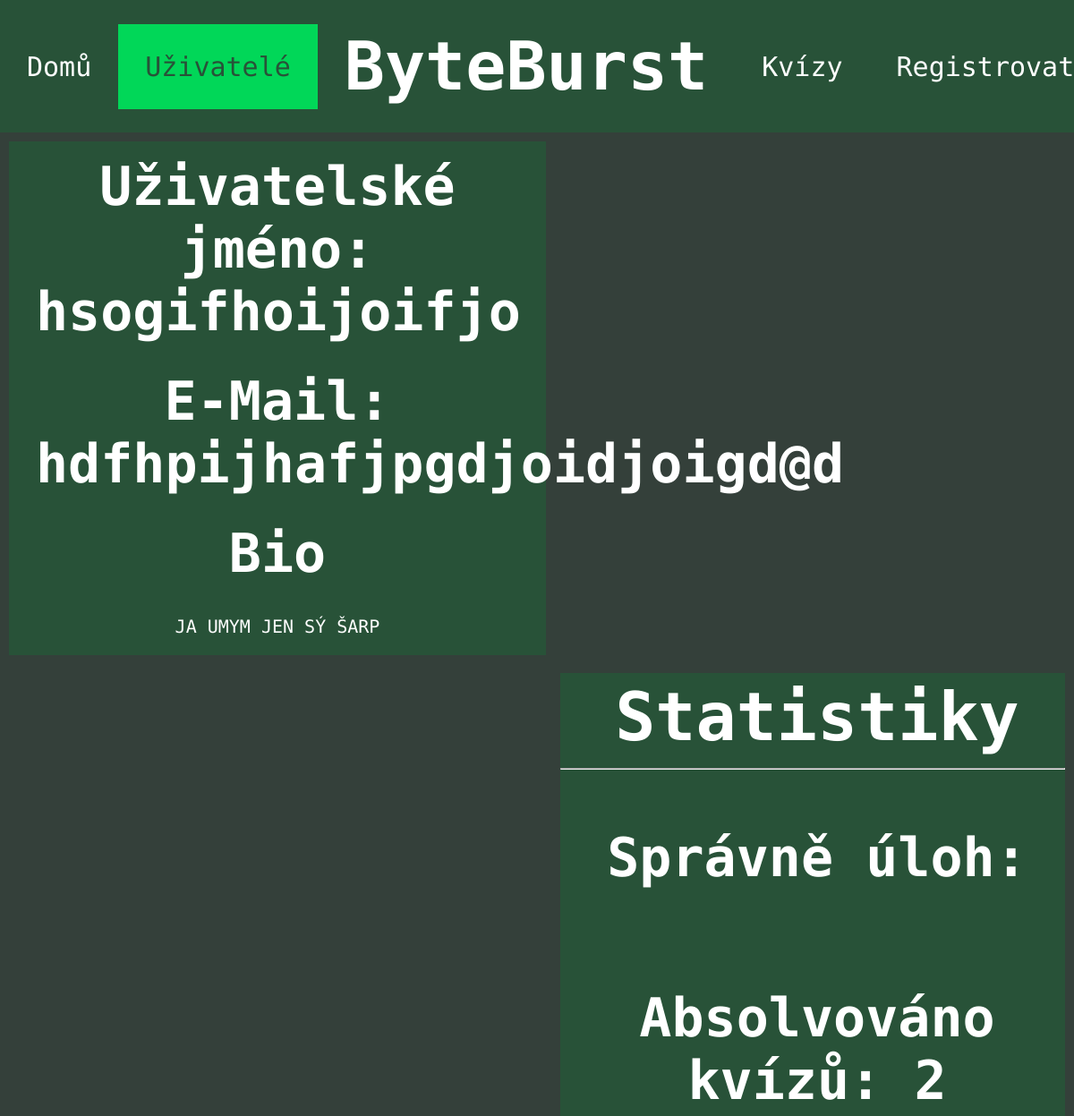
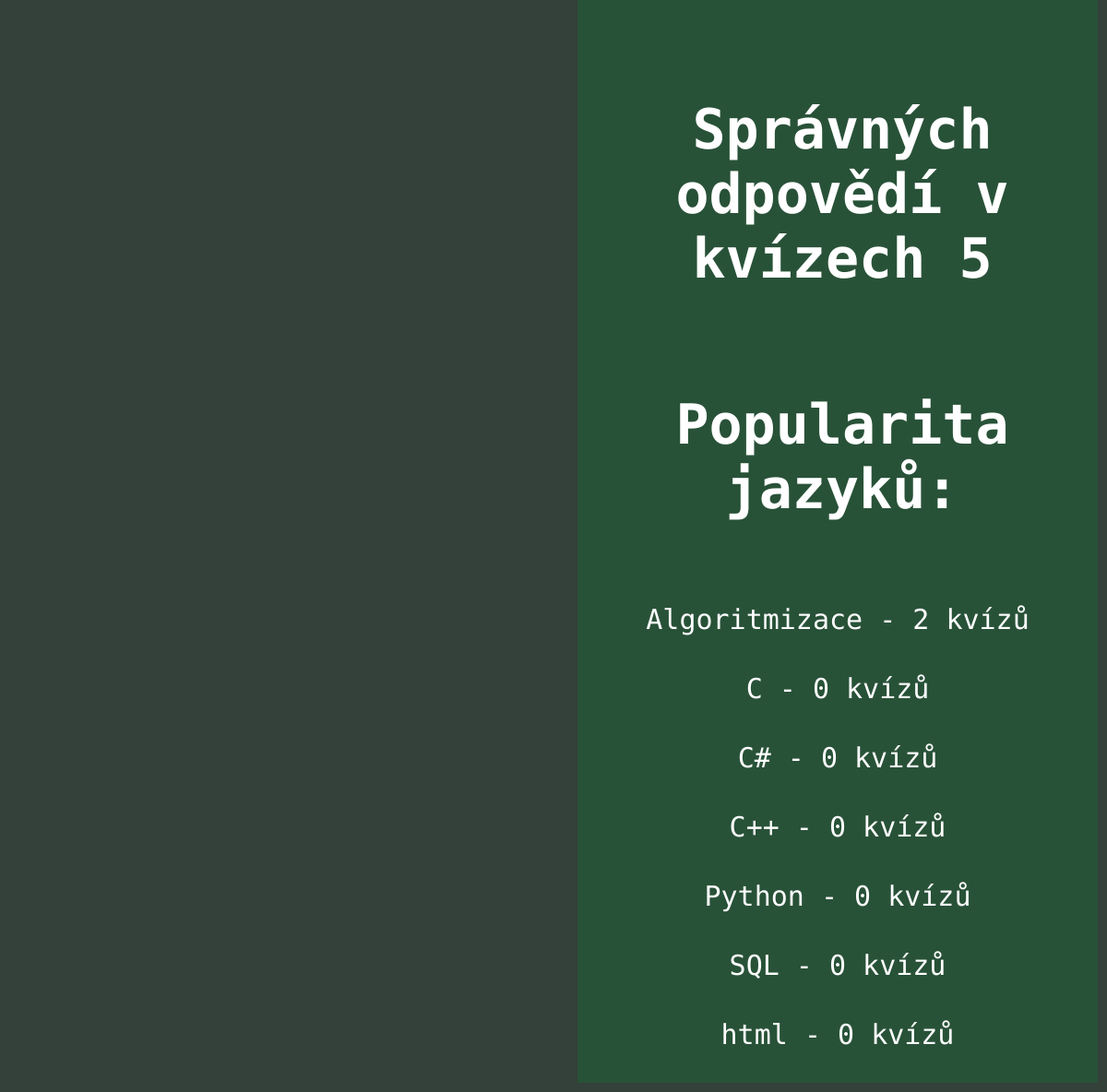
The page /users/33 on the database its author committed (2 pictures, top to bottom).
### tables this page shows
CREATE TABLE "user" (
	"id"	INTEGER,
	"username"	TEXT UNIQUE,
	"email"	TEXT UNIQUE,
	"password"	TEXT,
	"bio"	TEXT,
	"quiz_correct"	INTEGER DEFAULT 0,
	"quiz_absolved"	INTEGER DEFAULT 0,
	"is_admin"	INTEGER DEFAULT 0,
	"is_active"	INTEGER NOT NULL DEFAULT 1,
	PRIMARY KEY("id" AUTOINCREMENT)
);

CREATE TABLE "category" (
	"id"	INTEGER,
	"name"	TEXT,
	PRIMARY KEY("id" AUTOINCREMENT)
);

### app.py (the view)
@app.route("/users/<user_id>") # route pro zobrazení konkrétního už. profilu
def user(user_id):
    cur, con=db_connect()
    cur.execute("SELECT is_admin, username, email, bio FROM user WHERE id=?", (user_id,)) # vybrání už. jména, e-mailu, bia, počtu správných odpovědí a absolvovaných kvízů z tabulky user v záznamech, kde se id rovná předanému parametru
    is_admin, username, email, bio=cur.fetchone() # spojení výsledku dotazu do stejnojmenných proměnných
    cur.execute("SELECT quiz_correct, quiz_absolved FROM statistics WHERE user_id=?", (user_id,)) #vybrání quiz_correct, quiz_absolved z tabulky statistics, kde user_id rovná proměnné user_id
    quiz_correct, quiz_absolved=cur.fetchone() #spojení výsledku dotazu do proměnných quiz_correct a quiz_absolved
    cur.execute("SELECT * FROM language_popularity WHERE user_id=?",(user_id,)) # vybrání všech atributů z tabulky language_popularity
    language_popularity_temporary=cur.fetchall() # spojení výsledku do dotazu language popularity
    cur.execute("SELECT name FROM category") # výběr jmen kategorií z tabulky category
    categories=cur.fetchall() # spojení výsledku dotazu do tabulky categories
    cur.execute("SELECT value FROM task_statistics WHERE user_id=?", (user_id, ))
    task_statistics=cur.fetchone()
    language_popularity={} # založení dictionary language_popularity
    for i in range (0, len(categories)): # založení for cyklu pro procházení jednotlivých dílčích kategorií
        language_popularity[categories[i]]=language_popularity_temporary[i][3] # nastavení hodnoty v language_popularity s klíčem categories[i], tedy dílčí kategorie, na hodnotu třetí hodnotu v i-tém listu v language_popularity_temporary
    language_popularity=sorted(language_popularity.items(), key=lambda x: x[1], reverse=True) # language_popularity.items přetvoří dictionary na list, ve kterém jsou další listy, které vždy obsahující dvojici klíč a k ní hodnota
    return render_template("pages/profil.html", active=2, username=username, email=email, bio=bio, quiz_correct=quiz_correct, quiz_absolved=quiz_absolved, language_popularity=language_popularity, is_admin=is_admin, task_statistics=task_statistics)

### app.py (called while the page is built)
def db_connect():
    con = sqlite3.connect("database.db") # připojení do databáze uložené v adresáři jako database.db
    cur = con.cursor() # vytvoření cursor pro interakci s databází
    return cur, con

### templates/pages/profil.html (shortened to what this page needs)
{% extends "layout/header.html" %}
{% block content %}
<div class="profile-left-section">
    <h2>Uživatelské jméno: {{ username }}</h2><br>
    <h2>E-Mail: {{ email }}</h2><br>
    <h2>Bio</h2><br>
        {% if bio %}
            <p style="overflow-wrap: break-word; ">{{ bio }}</p>
        {% endif %}
</div>
<div class="profile-right-section">
    <h1>Statistiky</h1>
    <hr>
    <h2>Správně úloh: {{ task_statistics[0] }}</h2>
    <h2>Absolvováno kvízů: {{ quiz_absolved }}</h2>
    <h2>Správných odpovědí v kvízech {{ quiz_correct }}</h2>
    <h2 style="text-align: center;">Popularita jazyků:</h2>
    {% for element in language_popularity %}
        <p>{{ element[0][0] }} - {{ element[1] }} kvízů</p>
    {% endfor %}
</div>
{% endblock %}

### static/css/style.css (style rules this page uses)
* { font-family: "Ubuntu Mono", monospace; color: white; }
:root { --background-green:#285238; --hover-green:#007C41; --active-green:#01D758; --page-background: #34403A; }
body { margin: 0; padding: 0; background-color: #34403A; }
h1 { font-size: 75px; display: inline-block; text-align: center; margin: auto; position: relative; }
h2 { font-size: 60px; display: inline-block; }
.profile-left-section { width: 50%; float: left; text-align: center; margin: 10px; background-color: var(--background-green); }
.profile-left-section h2 { margin: 10px; max-width: 90%; }
.profile-left-section p { font-size: 20px; }
.profile-right-section { width: 47%; float: right; margin: 10px; background-color: var(--background-green); }
.profile-right-section h1,h2 { width: 100%; padding: 5px; text-align: center; }
.profile-right-section p { font-size: 30px; padding: 5px; text-align: center; }

### rows shown on the page
user: username "hsogifhoijoifjo", email "hdfhpijhafjpgdjoidjoigd@d", bio "JA UMYM JEN SÝ ŠARP"
category: name "Algoritmizace", element "2"
category: name "C", element "0"
category: name "C#", element "0"
category: name "C++", element "0"
category: name "Python", element "0"
category: name "SQL", element "0"
category: name "html", element "0"

### other values the page prints
{{ quiz_absolved }} "2"
{{ quiz_correct }} "5"
